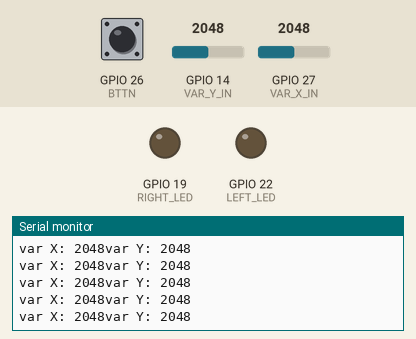
This sketch was run on a simulated ESP32. Shown: output pins drawn as LEDs (lit = HIGH), the last lines printed to the serial monitor. The inputs (shaded band) are chosen by the test bench; at power-on: GPIO 14 (VAR_Y_IN) = 2048, GPIO 27 (VAR_X_IN) = 2048, GPIO 26 (BTTN) HIGH.

Above: at 1.2 s.
1.3 s: GPIO 14 (VAR_Y_IN) set to 1049
At 2.3 s:
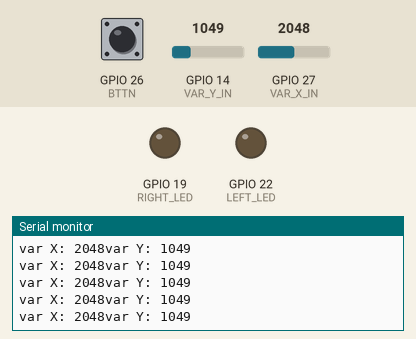
2.8 s: GPIO 14 (VAR_Y_IN) set to 936
At 3.6 s:
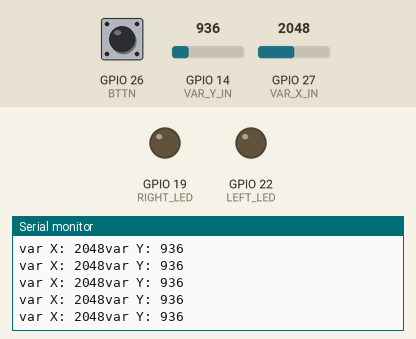
10.5 s: GPIO 27 (VAR_X_IN) set to 1067
At 11.5 s:
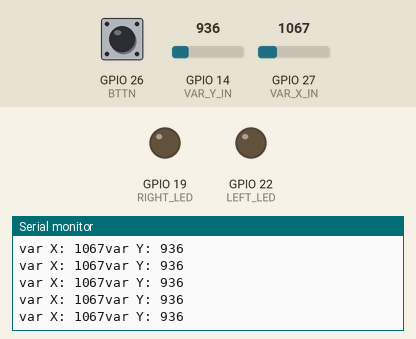
12.0 s: GPIO 27 (VAR_X_IN) set to 963
At 12.7 s:
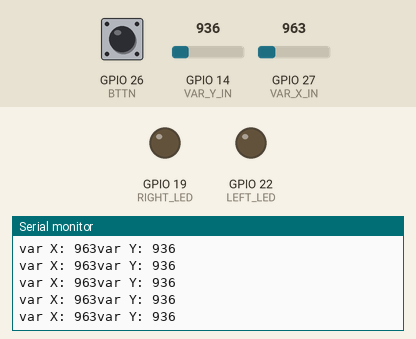
Timing chart, 0 to 15.0 s (numbered marks = the images above; inputs shaded):
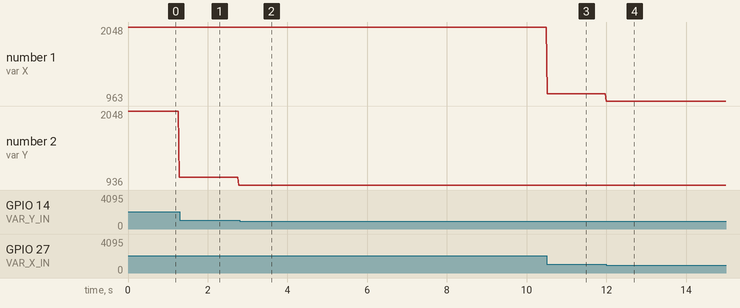

The sketch:

Joystick.ino
```cpp
#define RIGHT_LED  19
#define LEFT_LED  22
#define VAR_Y_IN 14
#define VAR_X_IN 27
#define BTTN 26

void setup() {
  pinMode(BTTN, INPUT_PULLUP); //SW
  pinMode(VAR_Y_IN, INPUT_PULLUP); //varY
  pinMode(VAR_X_IN, INPUT_PULLUP); //varx
  pinMode(RIGHT_LED, OUTPUT);             // right lamp
  pinMode(LEFT_LED, OUTPUT);             // left lamp
  Serial.begin(9600);
}

void loop() {
  if (digitalRead(BTTN) == false) {
    Serial.println("sw");
  }
  Serial.print("var X: ");
  Serial.print(analogRead(VAR_X_IN));
  Serial.print("var Y: ");
  Serial.println(analogRead(VAR_Y_IN));


  /*
  if(analogRead(VAR_X_IN)> 3500){
    Serial.print("var X: ");
    Serial.println(analogRead(27));
    digitalWrite(RIGHT_LED, HIGH);
  }else if(analogRead(VAR_X_IN)< 1000){
    Serial.print("var X: ");
    Serial.println(analogRead(VAR_X_IN));
    digitalWrite(LEFT_LED, HIGH);
  }else{
    digitalWrite(LEFT_LED, LOW);
    digitalWrite(RIGHT_LED, LOW);
  }

  */

}
```

Measured:
- after the input at 1.3 s, the serial monitor: prints a new line at once (image 1)
- after the input at 2.8 s, the serial monitor: prints a new line at once (image 2)
- after the input at 10.5 s, the serial monitor: prints a new line at once (image 3)
- after the input at 12.0 s, the serial monitor: prints a new line at once (image 4)
- plotted number 1: 2048 → 963 after the input at 10.5 s
- plotted number 2: 1049 → 936 after the input at 1.3 s
